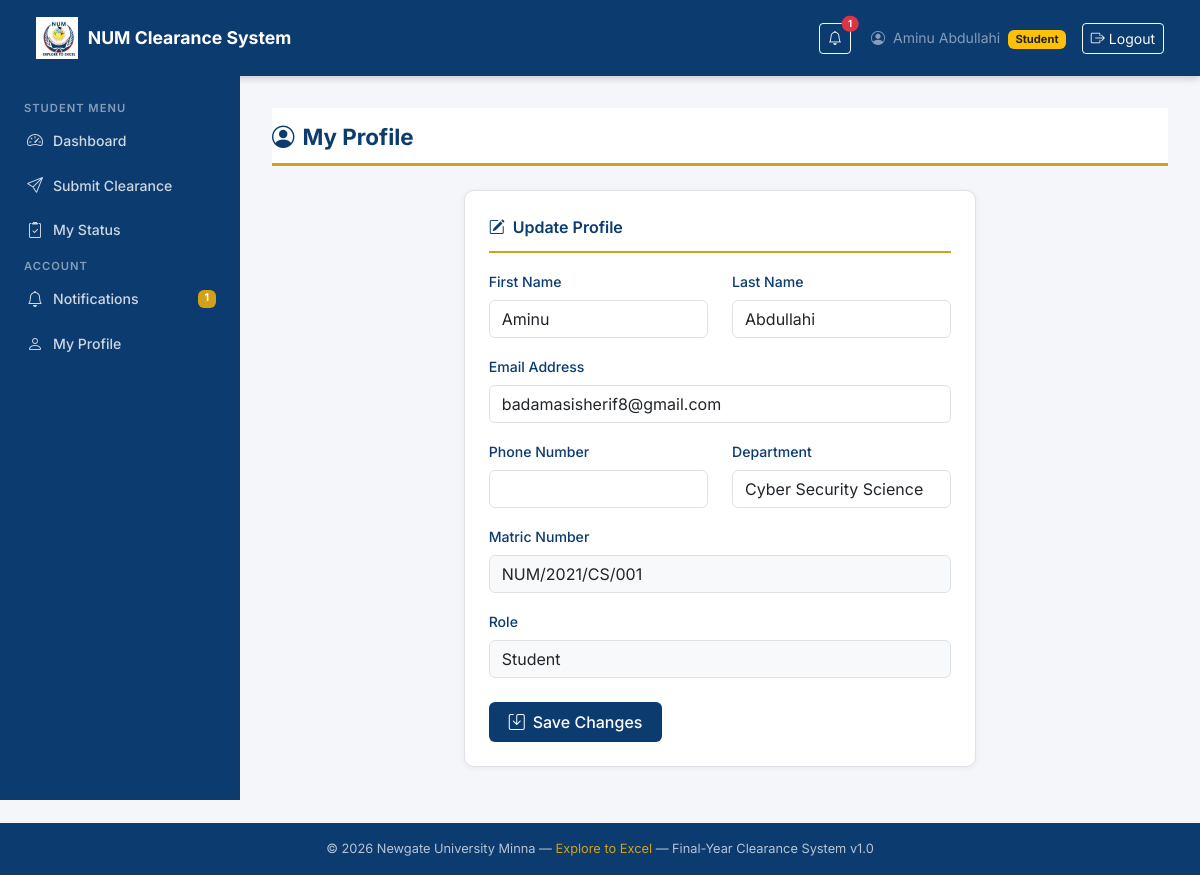
Screenshot of /accounts/profile/ (signed in) with the database file from the repository.
### accounts/models.py (models this page shows, shortened)
class CustomUser(AbstractUser):
    ROLE_CHOICES = [
        ('student',      'Student'),
        ('bursary',      'Bursary Officer'),
        ('unit_officer', 'Unit Officer'),
        ('admin',        'Administrator'),
    ]
    role            = models.CharField(max_length=20, choices=ROLE_CHOICES, default='student')
    matric_number   = models.CharField(max_length=20, blank=True, null=True, unique=True)
    department      = models.CharField(max_length=100, blank=True, null=True)
    phone           = models.CharField(max_length=15, blank=True, null=True)
    is_verified     = models.BooleanField(default=False)
    @property
    def is_student(self):
        return self.role == 'student'

### accounts/views.py (the view)
# urls.py: path('profile/',      views.profile_view,      name='profile'),
@login_required
def profile_view(request):
    form = ProfileUpdateForm(
        request.POST or None,
        instance=request.user
    )
    if request.method == 'POST':
        if form.is_valid():
            form.save()
            messages.success(request, 'Profile updated successfully.')
            return redirect('accounts:profile')
    return render(request, 'accounts/profile.html', {'form': form})

### accounts/forms.py
class ProfileUpdateForm(forms.ModelForm):
    class Meta:
        model  = User
        fields = ['first_name', 'last_name', 'email', 'phone', 'department']
        widgets = {
            'first_name': forms.TextInput(attrs={'class': 'form-control'}),
            'last_name':  forms.TextInput(attrs={'class': 'form-control'}),
            'email':      forms.EmailInput(attrs={'class': 'form-control'}),
            'phone':      forms.TextInput(attrs={'class': 'form-control'}),
            'department': forms.TextInput(attrs={'class': 'form-control'}),
        }

### clearance/templatetags/clearance_tags.py (called while the page is built)
@register.simple_tag
def unread_count(user):
    if not user or not user.is_authenticated:
        return 0
    return Notification.objects.filter(
        user=user,
        is_read=False
    ).count()

### templates/accounts/profile.html (shortened to what this page needs)
{% extends 'base.html' %}
{% block content %}
<div class="page-header">
  <h1><i class="bi bi-person-circle me-2"></i>My Profile</h1>
</div>
<div class="row justify-content-center">
  <div class="col-md-7">
    <div class="num-card">
      <div class="card-title">
        <i class="bi bi-pencil-square me-2"></i>Update Profile
      </div>
      <form method="post" novalidate>
        <div class="row">
          <div class="col-md-6 mb-3">
            <label class="form-label">First Name</label>
            {{ form.first_name }}
          </div>
          <div class="col-md-6 mb-3">
            <label class="form-label">Last Name</label>
            {{ form.last_name }}
          </div>
        </div>
        <div class="mb-3">
          <label class="form-label">Email Address</label>
          {{ form.email }}
        </div>
        <div class="row">
          <div class="col-md-6 mb-3">
            <label class="form-label">Phone Number</label>
            {{ form.phone }}
          </div>
          <div class="col-md-6 mb-3">
            <label class="form-label">Department</label>
            {{ form.department }}
          </div>
        </div>
        <div class="mb-3">
          <label class="form-label">Matric Number</label>
          <input type="text"
                 class="form-control bg-light"
                 value="{{ user.matric_number|default:'N/A' }}"
                 readonly/>
        </div>
        <div class="mb-4">
          <label class="form-label">Role</label>
          <input type="text"
                 class="form-control bg-light"
                 value="{{ user.get_role_display }}"
                 readonly/>
        </div>
        <button type="submit" class="btn btn-num">
          <i class="bi bi-save me-2"></i>Save Changes
        </button>
      </form>
    </div>
  </div>
</div>
{% endblock %}

### templates/base.html (shortened to what this page needs)
{% load static clearance_tags %}
<!DOCTYPE html>
<html lang="en">
<head>
  <link href="https://cdn.jsdelivr.net/npm/bootstrap@5.3.0/dist/css/bootstrap.min.css" rel="stylesheet"/>
  <link href="https://cdn.jsdelivr.net/npm/bootstrap-icons@1.11.0/font/bootstrap-icons.css" rel="stylesheet"/>
</head>
<body>
  {% if user.is_authenticated %}
  <nav class="navbar num-navbar">
    <div class="container-fluid">
      <a class="navbar-brand" href="{% url 'dashboard' %}">
        {% load static %}
        <img src="{% static 'images/num-logo.webp' %}" alt="NUM Logo"/>
        <span>NUM Clearance System</span>
      </a>
      <div class="d-flex align-items-center gap-3">
        {% load clearance_tags %}
          {% unread_count request.user as unread %}
        <a href="{% url 'clearance:notifications' %}"
          class="btn btn-sm btn-outline-light position-relative me-1">
          <i class="bi bi-bell"></i>
          {% if unread > 0 %}
            <span class="position-absolute top-0 start-100
                        translate-middle badge rounded-pill bg-danger"
                  style="font-size:0.6rem;">
              {{ unread }}
            </span>
          {% endif %}
        </a>
        <span class="text-white-50 small d-none d-md-inline">
          <i class="bi bi-person-circle me-1"></i>
          {{ user.get_full_name|default:user.username }}
          <span class="badge bg-warning text-dark ms-1" style="font-size:0.7rem;">
            {{ user.get_role_display }}
          </span>
        </span>
        <a href="{% url 'logout' %}" class="btn btn-sm btn-outline-light">
          <i class="bi bi-box-arrow-right me-1"></i>Logout
        </a>
      </div>
    </div>
  </nav>
  <div class="sidebar">
    {% if user.is_student %}
      <span class="sidebar-heading">Student Menu</span>
      <a href="{% url 'dashboard' %}"
         class="nav-link {% if request.resolver_match.url_name == 'dashboard' %}active{% endif %}">
        <i class="bi bi-speedometer2"></i> Dashboard
      </a>
      <a href="{% url 'clearance:submit' %}"
         class="nav-link {% if request.resolver_match.url_name == 'submit' %}active{% endif %}">
        <i class="bi bi-send"></i> Submit Clearance
      </a>
      <a href="{% url 'clearance:status' %}"
         class="nav-link {% if request.resolver_match.url_name == 'status' %}active{% endif %}">
        <i class="bi bi-clipboard2-check"></i> My Status
      </a>
    {% endif %}
    <span class="sidebar-heading" style="margin-top:2rem;">Account</span>
      <a href="{% url 'clearance:notifications' %}"
        class="nav-link {% if request.resolver_match.url_name == 'notifications' %}active{% endif %}">
        <i class="bi bi-bell"></i> Notifications
        {% unread_count request.user as unread %}
        {% if unread > 0 %}
          <span class="badge ms-auto"
                style="background:var(--num-gold); color:white;">
            {{ unread }}
          </span>
        {% endif %}
      </a>
      <a href="{% url 'accounts:profile' %}" class="nav-link">
        <i class="bi bi-person"></i> My Profile
      </a>
  </div>
  <div class="main-content">
    {% block content %}{% endblock %}
  </div>
  {% else %}
    {% block auth_content %}{% endblock %}
  {% endif %}
  <footer class="num-footer">
    &copy; {% now "Y" %} Newgate University Minna &mdash;
    <span>Explore to Excel</span> &mdash;
    Final-Year Clearance System v1.0
  </footer>
</body>
</html>

### templates/base.html (style rules this page uses)
:root { --num-navy: #0b3b6f; --num-gold: #d4a017; --num-light: #f4f6f9; --num-white: #ffffff; --num-text: #212529; --num-border: #dee2e6; --num-green: #198754; --num-red: #dc3545; }
* { font-family: 'Inter', sans-serif; }
body { background-color: var(--num-light); color: var(--num-text); min-height: 100vh; display: flex; flex-direction: column; }
.num-navbar { background-color: var(--num-navy); padding: 0.75rem 1.5rem; box-shadow: 0 2px 8px rgba(0,0,0,0.2); }
.num-navbar .navbar-brand { color: var(--num-white) !important; font-weight: 700; font-size: 1.1rem; display: flex; align-items: center; gap: 10px; }
.num-navbar .navbar-brand img { height: 42px; width: auto; }
.sidebar { background-color: var(--num-navy); min-height: calc(100vh - 70px); width: 240px; position: fixed; top: 70px; left: 0; padding: 1.5rem 0; z-index: 100; transition: transform 0.3s; }
.sidebar .sidebar-heading { color: rgba(255,255,255,0.5); font-size: 0.7rem; font-weight: 600; text-transform: uppercase; letter-spacing: 1px; padding: 0.5rem 1.5rem; margin-top: 1rem; }
.sidebar .nav-link { color: rgba(255,255,255,0.8); font-size: 0.88rem; font-weight: 500; padding: 0.65rem 1.5rem; display: flex; align-items: center; gap: 10px; border-left: 3px solid transparent; transition: all 0.2s; }
.sidebar .nav-link i { font-size: 1rem; }
.main-content { margin-left: 240px; padding: 2rem; flex: 1; }
.num-card { background: var(--num-white); border: 1px solid var(--num-border); border-radius: 10px; box-shadow: 0 1px 6px rgba(0,0,0,0.06); padding: 1.5rem; margin-bottom: 1.5rem; }
.num-card .card-title { font-size: 1rem; font-weight: 600; color: var(--num-navy); margin-bottom: 1rem; padding-bottom: 0.75rem; border-bottom: 2px solid var(--num-gold); }
.btn-num { background-color: var(--num-navy); color: var(--num-white); border: none; font-weight: 500; border-radius: 6px; padding: 0.5rem 1.25rem; transition: background 0.2s; }
.page-header { background: var(--num-white); border-bottom: 3px solid var(--num-gold); padding: 1rem 0 0.75rem; margin-bottom: 1.5rem; }
.page-header h1 { font-size: 1.4rem; font-weight: 700; color: var(--num-navy); margin: 0; }
.form-label { font-weight: 500; font-size: 0.88rem; color: var(--num-navy); }
.num-footer { background-color: var(--num-navy); color: rgba(255,255,255,0.7); text-align: center; padding: 1rem; font-size: 0.8rem; margin-top: auto; }
.num-footer span { color: var(--num-gold); }

### rows the page displays
CustomUser: get_full_name "Aminu Abdullahi", role "Student", first_name "Aminu", last_name "Abdullahi", email "badamasisherif8@gmail.com", department "Cyber Security Science", matric_number "NUM/2021/CS/001"

### other values shown
{{ unread }} "1"
